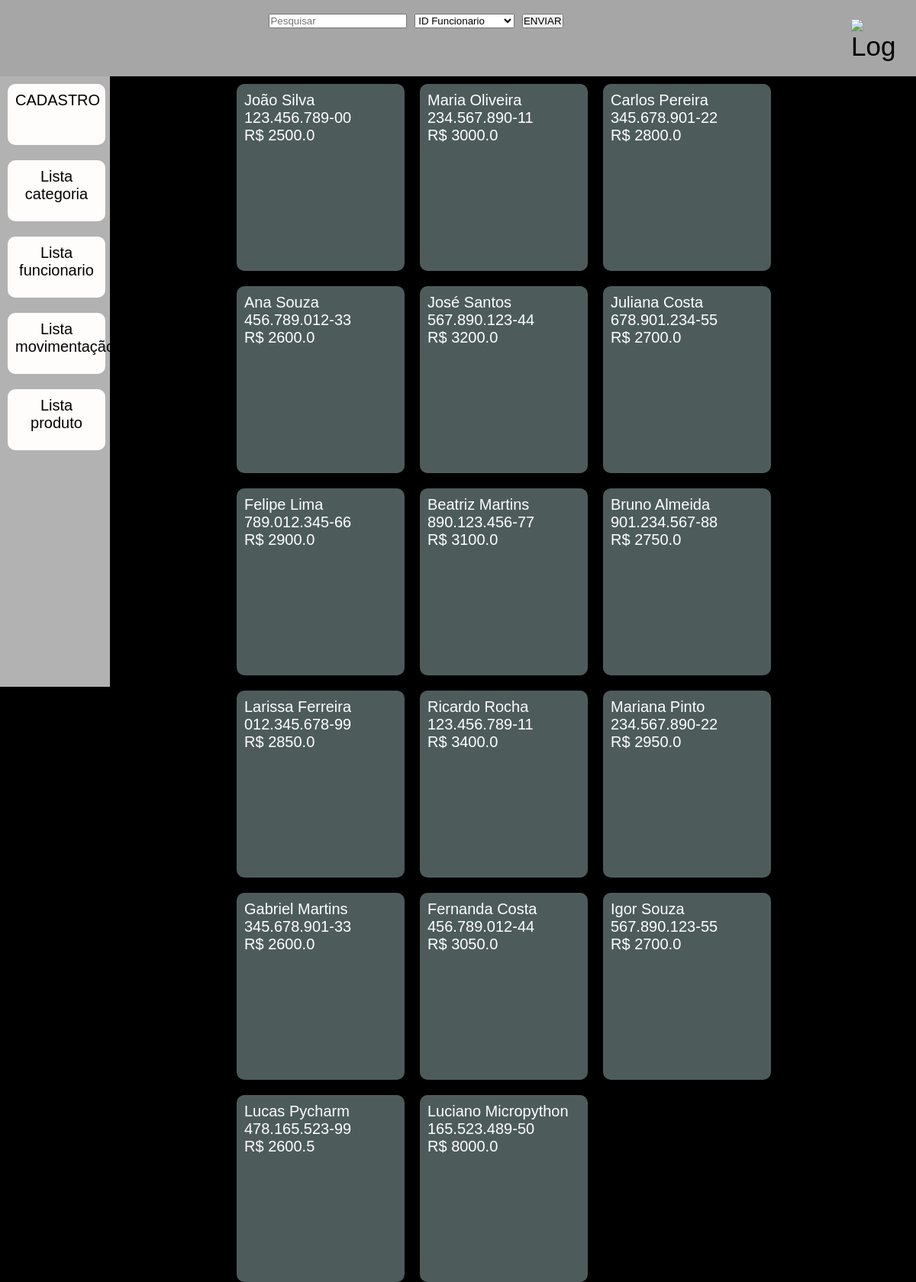
The page /funcionario on the database its author committed.
### models.py (models this page shows, shortened)
class Funcionario(Base):
    __tablename__ = 'funcionarios'
    ID_funcionario = Column(Integer, primary_key=True)
    nome_funcionario = Column(String(40), nullable=False, index=True)
    CPF = Column(String(11), nullable=False, index=True, unique=True)
    salario = Column(Float, nullable=False, index=True)
    def serialize_funcionario(self):
        dados_funcionario = {
            'ID_funcionario': self.ID_funcionario,
            'nome_funcionario': self.nome_funcionario,
            'CPF': self.CPF,
            'salario': self.salario,
        }
        return dados_funcionario

### app.py (the view)
@app.route('/funcionario', methods=['GET', 'POST'])
def funcionarios_func():
    lista_funcionarios = select(Funcionario).select_from(Funcionario)
    lista_funcionarios = db_session.execute(lista_funcionarios).scalars()
    resultado = []
    print(lista_funcionarios)
    for func in lista_funcionarios:
        resultado.append(func.serialize_funcionario())
    dicion = dicionario_colunas_funcionario()
    return render_template('lista_funcionario.html',
                           var_funcionario=resultado,
                           class_=Funcionario,
                           pesquisa=False,
                           numero_resultados=len(resultado),
                           dicio=dicion)

### app.py (called while the page is built)
def dicionario_colunas_funcionario():
    dicion = {
        "ID_funcionario": "ID Funcionario",
        "nome_funcionario": "Nome Funcionario",
        "CPF": "CPF",
        "salario": "Salário"
    }
    return dicion

### templates/lista_funcionario.html (shortened to what this page needs)
{% extends 'templates-barra-de-pesquisa.html' %}
{% block conteudo %}
    {% for funcionario in var_funcionario %}
        <div class="card">
            <p>{{funcionario.nome_funcionario}}</p>
            <p>{{funcionario.CPF}}</p>
            <p>R$ {{funcionario.salario}}</p>
        </div>
    {% endfor%}
{% endblock %}

### static/templates.css (style rules this page uses)
* { margin: 0; padding: 0; }
body, html { height: 100vh; font-family: "Franklin Gothic Heavy", sans-serif; font-size: 20px; background-color: #000000; }
.card { background-color: #4d5b5b; height: 225px; width: 200px; border-radius: 10px; margin: 10px; font-size: 20px; padding: 10px; font-family: Bahnschrift, sans-serif; float: left; }

### rows shown on the page
Funcionario: nome_funcionario "João Silva", CPF "123.456.789-00", salario "2500.0"
Funcionario: nome_funcionario "Maria Oliveira", CPF "234.567.890-11", salario "3000.0"
Funcionario: nome_funcionario "Carlos Pereira", CPF "345.678.901-22", salario "2800.0"
Funcionario: nome_funcionario "Ana Souza", CPF "456.789.012-33", salario "2600.0"
Funcionario: nome_funcionario "José Santos", CPF "567.890.123-44", salario "3200.0"
Funcionario: nome_funcionario "Juliana Costa", CPF "678.901.234-55", salario "2700.0"
Funcionario: nome_funcionario "Felipe Lima", CPF "789.012.345-66", salario "2900.0"
Funcionario: nome_funcionario "Beatriz Martins", CPF "890.123.456-77", salario "3100.0"
Funcionario: nome_funcionario "Bruno Almeida", CPF "901.234.567-88", salario "2750.0"
Funcionario: nome_funcionario "Larissa Ferreira", CPF "012.345.678-99", salario "2850.0"
Funcionario: nome_funcionario "Ricardo Rocha", CPF "123.456.789-11", salario "3400.0"
Funcionario: nome_funcionario "Mariana Pinto", CPF "234.567.890-22", salario "2950.0"
Funcionario: nome_funcionario "Gabriel Martins", CPF "345.678.901-33", salario "2600.0"
Funcionario: nome_funcionario "Fernanda Costa", CPF "456.789.012-44", salario "3050.0"
Funcionario: nome_funcionario "Igor Souza", CPF "567.890.123-55", salario "2700.0"
Funcionario: nome_funcionario "Lucas Pycharm", CPF "478.165.523-99", salario "2600.5"
Funcionario: nome_funcionario "Luciano Micropython", CPF "165.523.489-50", salario "8000.0"

### other values the page prints
form field campo "ID Funcionario"
